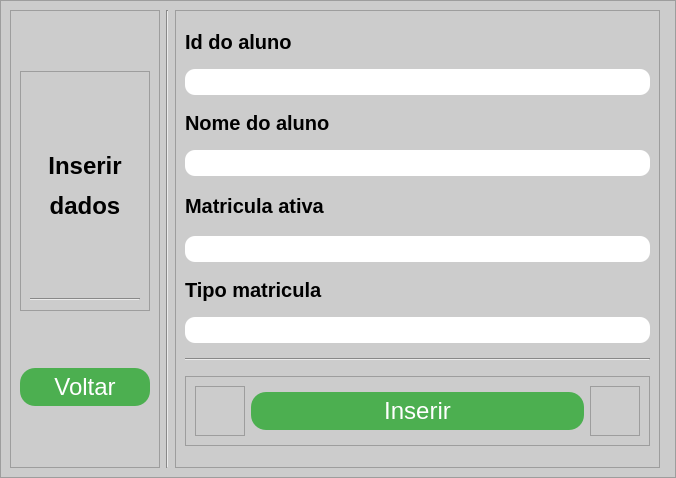
<?xml version="1.0" encoding="UTF-8"?>
<ui version="4.0">
 <class>InsertWindow</class>
 <widget class="QMainWindow" name="InsertWindow">
  <property name="geometry">
   <rect>
    <x>0</x>
    <y>0</y>
    <width>676</width>
    <height>478</height>
   </rect>
  </property>
  <property name="minimumSize">
   <size>
    <width>676</width>
    <height>478</height>
   </size>
  </property>
  <property name="maximumSize">
   <size>
    <width>676</width>
    <height>478</height>
   </size>
  </property>
  <property name="windowTitle">
   <string>Inserir dados</string>
  </property>
  <widget class="QWidget" name="centralwidget">
   <property name="minimumSize">
    <size>
     <width>0</width>
     <height>0</height>
    </size>
   </property>
   <layout class="QVBoxLayout" name="verticalLayout">
    <property name="spacing">
     <number>0</number>
    </property>
    <property name="leftMargin">
     <number>0</number>
    </property>
    <property name="topMargin">
     <number>0</number>
    </property>
    <property name="rightMargin">
     <number>0</number>
    </property>
    <property name="bottomMargin">
     <number>0</number>
    </property>
    <item>
     <widget class="QFrame" name="frame">
      <property name="minimumSize">
       <size>
        <width>0</width>
        <height>0</height>
       </size>
      </property>
      <property name="maximumSize">
       <size>
        <width>6526262</width>
        <height>16777215</height>
       </size>
      </property>
      <property name="styleSheet">
       <string notr="true">background-color: rgb(204, 204, 204);</string>
      </property>
      <property name="frameShape">
       <enum>QFrame::StyledPanel</enum>
      </property>
      <property name="frameShadow">
       <enum>QFrame::Raised</enum>
      </property>
      <layout class="QHBoxLayout" name="horizontalLayout">
       <item>
        <widget class="QFrame" name="frame_2">
         <property name="minimumSize">
          <size>
           <width>150</width>
           <height>0</height>
          </size>
         </property>
         <property name="maximumSize">
          <size>
           <width>150</width>
           <height>16777215</height>
          </size>
         </property>
         <property name="frameShape">
          <enum>QFrame::StyledPanel</enum>
         </property>
         <property name="frameShadow">
          <enum>QFrame::Raised</enum>
         </property>
         <layout class="QVBoxLayout" name="verticalLayout_3">
          <item>
           <widget class="QFrame" name="frame_8">
            <property name="maximumSize">
             <size>
              <width>16777215</width>
              <height>240</height>
             </size>
            </property>
            <property name="frameShape">
             <enum>QFrame::StyledPanel</enum>
            </property>
            <property name="frameShadow">
             <enum>QFrame::Raised</enum>
            </property>
            <layout class="QVBoxLayout" name="verticalLayout_4">
             <item>
              <widget class="QLabel" name="label_4">
               <property name="text">
                <string>&lt;html&gt;&lt;head/&gt;&lt;body&gt;&lt;p align=&quot;center&quot;&gt;&lt;span style=&quot; font-size:18pt; font-weight:600;&quot;&gt;Inserir&lt;/span&gt;&lt;/p&gt;&lt;p align=&quot;center&quot;&gt;&lt;span style=&quot; font-size:18pt; font-weight:600;&quot;&gt;dados&lt;/span&gt;&lt;/p&gt;&lt;/body&gt;&lt;/html&gt;</string>
               </property>
              </widget>
             </item>
             <item>
              <widget class="Line" name="line_3">
               <property name="orientation">
                <enum>Qt::Horizontal</enum>
               </property>
              </widget>
             </item>
            </layout>
           </widget>
          </item>
          <item>
           <widget class="QPushButton" name="pushButton_2">
            <property name="styleSheet">
             <string notr="true">QPushButton{
padding: 5px 25px;
font-size: 24px;
text-align: center;
color: #fff;
background-color: #4CAF50;
border-radius: 15px;
}


QPushButton:hover{
background-color: green;
}



QPushButton:pressed{
  background-color: #3e8e41;
}</string>
            </property>
            <property name="text">
             <string>Voltar</string>
            </property>
            <property name="icon">
             <iconset>
              <normaloff>Icons/Setapratras-removebg-preview.png</normaloff>Icons/Setapratras-removebg-preview.png</iconset>
            </property>
            <property name="iconSize">
             <size>
              <width>25</width>
              <height>15</height>
             </size>
            </property>
           </widget>
          </item>
         </layout>
        </widget>
       </item>
       <item>
        <widget class="Line" name="line_2">
         <property name="orientation">
          <enum>Qt::Vertical</enum>
         </property>
        </widget>
       </item>
       <item>
        <widget class="QFrame" name="frame_4">
         <property name="frameShape">
          <enum>QFrame::StyledPanel</enum>
         </property>
         <property name="frameShadow">
          <enum>QFrame::Raised</enum>
         </property>
         <layout class="QVBoxLayout" name="verticalLayout_2">
          <item>
           <widget class="QLabel" name="label">
            <property name="maximumSize">
             <size>
              <width>16777215</width>
              <height>25</height>
             </size>
            </property>
            <property name="styleSheet">
             <string notr="true">background-color: rgb(204, 204, 204);
font-size:20px;
font-weight: bold;
</string>
            </property>
            <property name="text">
             <string>Id do aluno</string>
            </property>
           </widget>
          </item>
          <item>
           <widget class="QLineEdit" name="lineEdit">
            <property name="maximumSize">
             <size>
              <width>656566</width>
              <height>16777215</height>
             </size>
            </property>
            <property name="styleSheet">
             <string notr="true">
QLineEdit{
font-size: 20px;
text-align: center;
border-radius: 10px;
background-color: rgb(255, 255, 255);
}</string>
            </property>
           </widget>
          </item>
          <item>
           <widget class="QLabel" name="label_5">
            <property name="maximumSize">
             <size>
              <width>16777215</width>
              <height>25</height>
             </size>
            </property>
            <property name="styleSheet">
             <string notr="true">background-color: rgb(204, 204, 204);
font-size:20px;
font-weight: bold;
</string>
            </property>
            <property name="text">
             <string>Nome do aluno</string>
            </property>
           </widget>
          </item>
          <item>
           <widget class="QLineEdit" name="lineEdit_4">
            <property name="styleSheet">
             <string notr="true">
QLineEdit{
font-size: 20px;
text-align: center;
border-radius: 10px;
background-color: rgb(255, 255, 255);
}</string>
            </property>
           </widget>
          </item>
          <item>
           <widget class="QLabel" name="label_2">
            <property name="maximumSize">
             <size>
              <width>16777215</width>
              <height>30</height>
             </size>
            </property>
            <property name="styleSheet">
             <string notr="true">background-color: rgb(204, 204, 204);
font-size:20px;
font-weight: bold;
</string>
            </property>
            <property name="text">
             <string>Matricula ativa</string>
            </property>
           </widget>
          </item>
          <item>
           <widget class="QLineEdit" name="lineEdit_2">
            <property name="styleSheet">
             <string notr="true">
QLineEdit{
font-size: 20px;
text-align: center;
border-radius: 10px;
background-color: rgb(255, 255, 255);
}</string>
            </property>
           </widget>
          </item>
          <item>
           <widget class="QLabel" name="label_3">
            <property name="maximumSize">
             <size>
              <width>16777215</width>
              <height>25</height>
             </size>
            </property>
            <property name="styleSheet">
             <string notr="true">background-color: rgb(204, 204, 204);
font-size:20px;
font-weight: bold;
</string>
            </property>
            <property name="text">
             <string>Tipo matricula</string>
            </property>
           </widget>
          </item>
          <item>
           <widget class="QLineEdit" name="lineEdit_3">
            <property name="styleSheet">
             <string notr="true">
QLineEdit{
font-size: 20px;
text-align: center;
border-radius: 10px;
background-color: rgb(255, 255, 255);
}</string>
            </property>
           </widget>
          </item>
          <item>
           <widget class="Line" name="line">
            <property name="orientation">
             <enum>Qt::Horizontal</enum>
            </property>
           </widget>
          </item>
          <item>
           <widget class="QFrame" name="frame_5">
            <property name="maximumSize">
             <size>
              <width>16777215</width>
              <height>70</height>
             </size>
            </property>
            <property name="frameShape">
             <enum>QFrame::StyledPanel</enum>
            </property>
            <property name="frameShadow">
             <enum>QFrame::Raised</enum>
            </property>
            <layout class="QHBoxLayout" name="horizontalLayout_2">
             <item>
              <widget class="QFrame" name="frame_6">
               <property name="maximumSize">
                <size>
                 <width>50</width>
                 <height>16777215</height>
                </size>
               </property>
               <property name="frameShape">
                <enum>QFrame::StyledPanel</enum>
               </property>
               <property name="frameShadow">
                <enum>QFrame::Raised</enum>
               </property>
              </widget>
             </item>
             <item>
              <widget class="QPushButton" name="pushButton">
               <property name="styleSheet">
                <string notr="true">QPushButton{
padding: 5px 25px;
font-size: 24px;
text-align: center;
color: #fff;
background-color: #4CAF50;
border-radius: 15px;
}


QPushButton:hover{
background-color: green;
}



QPushButton:pressed{
  background-color: #3e8e41;
}</string>
               </property>
               <property name="text">
                <string>Inserir</string>
               </property>
               <property name="icon">
                <iconset>
                 <normaloff>Icons/InserirIcon-removebg-preview-removebg-preview.png</normaloff>Icons/InserirIcon-removebg-preview-removebg-preview.png</iconset>
               </property>
               <property name="iconSize">
                <size>
                 <width>40</width>
                 <height>25</height>
                </size>
               </property>
              </widget>
             </item>
             <item>
              <widget class="QFrame" name="frame_7">
               <property name="maximumSize">
                <size>
                 <width>50</width>
                 <height>16777215</height>
                </size>
               </property>
               <property name="frameShape">
                <enum>QFrame::StyledPanel</enum>
               </property>
               <property name="frameShadow">
                <enum>QFrame::Raised</enum>
               </property>
              </widget>
             </item>
            </layout>
           </widget>
          </item>
         </layout>
        </widget>
       </item>
       <item>
        <widget class="QFrame" name="frame_3">
         <property name="minimumSize">
          <size>
           <width>0</width>
           <height>0</height>
          </size>
         </property>
         <property name="maximumSize">
          <size>
           <width>150</width>
           <height>16777215</height>
          </size>
         </property>
         <property name="frameShape">
          <enum>QFrame::StyledPanel</enum>
         </property>
         <property name="frameShadow">
          <enum>QFrame::Raised</enum>
         </property>
        </widget>
       </item>
      </layout>
     </widget>
    </item>
   </layout>
  </widget>
 </widget>
 <resources/>
 <connections/>
</ui>
